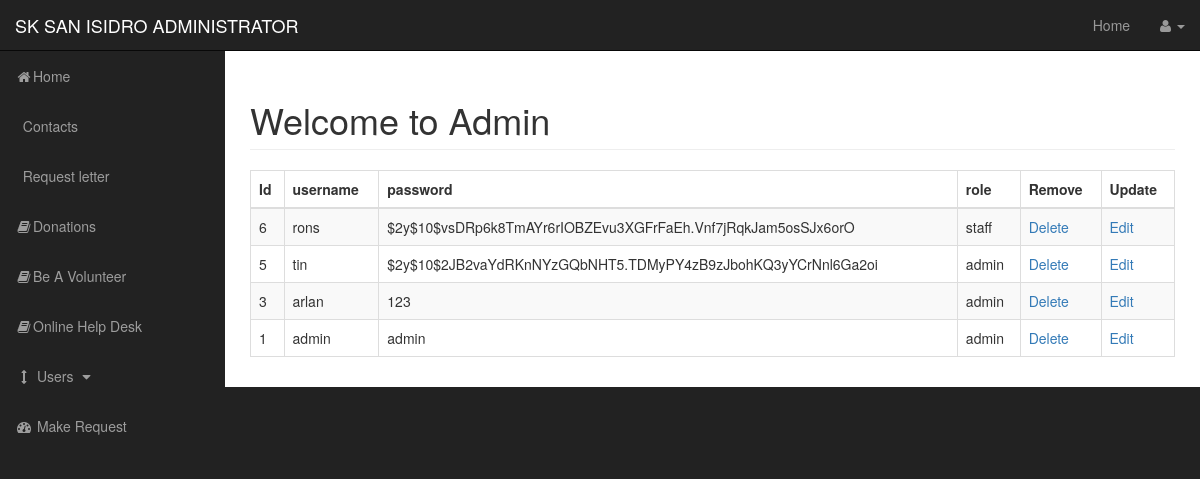
/admin/users.php, run on the app's committed database.
### tables this page shows
CREATE TABLE `users` (
  `id` int(3) NOT NULL,
  `username` varchar(255) NOT NULL,
  `password` varchar(255) NOT NULL,
  `role` varchar(255) NOT NULL
);

### admin/view_all_users.php (the view, shortened to what this page needs)
                <table class="table table-striped table-bordered table-hover table-primary">
                    <thead class="thead-dark">
                        <tr>
                            <th>Id</th>
                            <th>username</th>
                            <th>password</th>
                            <th>role</th>
                            <th>Remove</th>
                            <th>Update</th>
                        </tr>
                    </thead>
                    <tbody>
            <?php
                $query = "SELECT * FROM users ORDER by id DESC";
                $select_users = mysqli_query($connection,$query);
                    while($row = mysqli_fetch_assoc($select_users)){
                    $id = $row['id'];
                    $username = $row['username'];
                    $password    = $row['password'];
                    $role  = $row['role'];
                echo "<tr>";
                    echo "<td>{$id}</td>";
                    echo "<td>{$username}</td>";
                    echo "<td>{$password}</td>";
                    echo "<td>{$role}</td>";
                    echo "<td><a onClick=\"javascript: return confirm('Are you sure you want to delete?');\" href='users.php?delete={$id}'>Delete</a></td>";
                    echo "<td><a href='users.php?source=edit_user&edit_user={$id}'>Edit</a></td>";
                echo "</tr>";
            }
            ?>
                    </tbody>
                </table>
            </div>
        </div>
    </div>
</div>
<?php include "includes/admin_footer.php" ?>

### data on the page
users: id "6", username "rons", password "$2y$10$vsDRp6k8TmAYr6rIOBZEvu3XGFrFaEh.Vnf7jRqkJam5osSJx6orO", role "staff"
users: id "5", username "tin", password "$2y$10$2JB2vaYdRKnNYzGQbNHT5.TDMyPY4zB9zJbohKQ3yYCrNnl6Ga2oi", role "admin"
users: id "3", username "arlan", password "123", role "admin"
users: id "1", username "admin", password "admin", role "admin"
